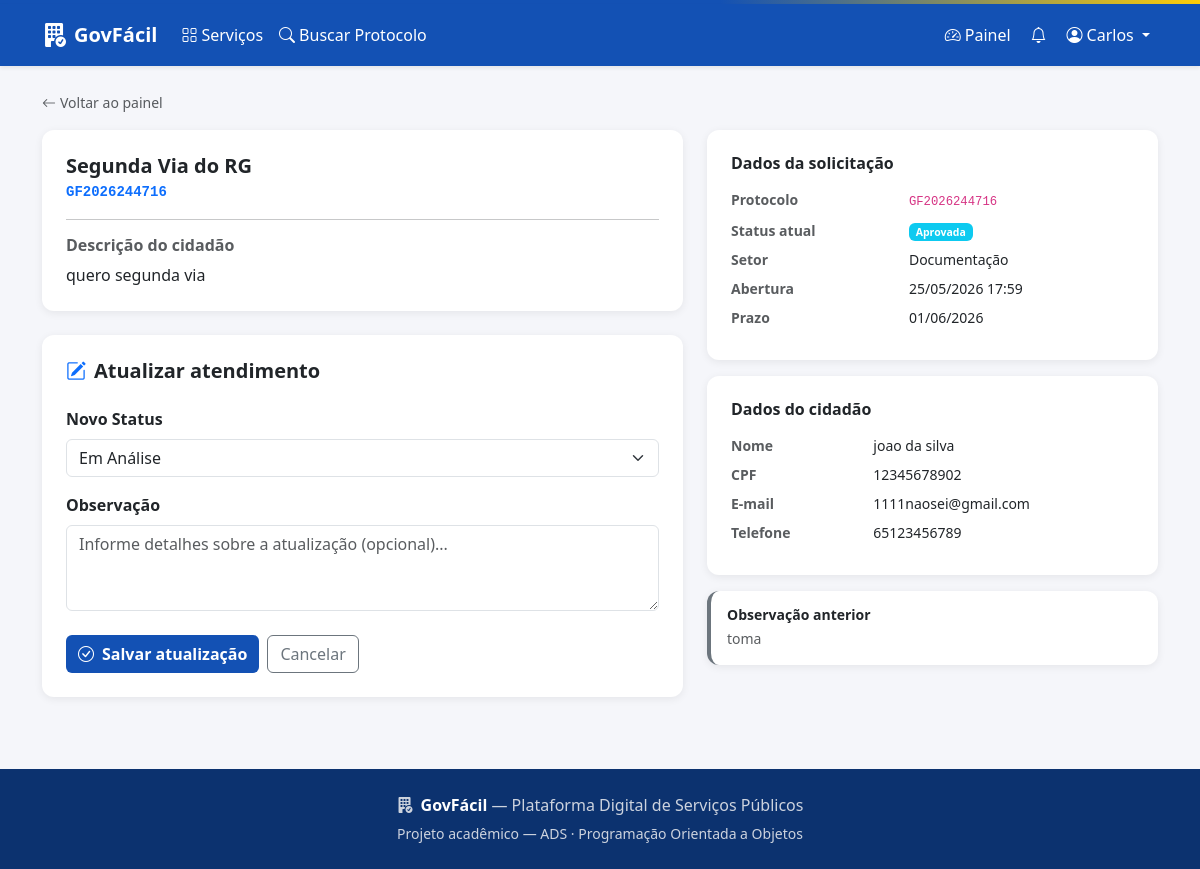
Page /solicitacoes/gerenciar/GF2026244716/ (signed in) on the committed database.
### accounts/models.py (models this page shows, shortened)
class Usuario(AbstractUser):
    TIPO_CIDADAO = 'cidadao'
    TIPO_SERVIDOR = 'servidor'
    TIPO_CHOICES = [
        (TIPO_CIDADAO, 'Cidadão'),
        (TIPO_SERVIDOR, 'Servidor Público'),
    ]
    tipo = models.CharField(max_length=20, choices=TIPO_CHOICES, default=TIPO_CIDADAO)
    _telefone = models.CharField(max_length=20, blank=True, db_column='telefone')
    data_cadastro = models.DateTimeField(auto_now_add=True)
    @property
    def telefone(self):
        return self._telefone
    @telefone.setter
    def telefone(self, valor):
        if valor and not all(c.isdigit() or c in '() -+' for c in valor):
            raise ValueError('Telefone inválido.')
        self._telefone = valor or ''
    class Meta:
        verbose_name = 'Usuário'
        verbose_name_plural = 'Usuários'

### solicitacoes/models.py (models this page shows, shortened)
class Solicitacao(models.Model):
    STATUS_ABERTA = 'aberta'
    STATUS_EM_ANALISE = 'em_analise'
    STATUS_APROVADA = 'aprovada'
    STATUS_EM_ANDAMENTO = 'em_andamento'
    STATUS_CONCLUIDA = 'concluida'
    STATUS_REJEITADA = 'rejeitada'
    STATUS_CHOICES = [
        (STATUS_ABERTA, 'Aberta'),
        (STATUS_EM_ANALISE, 'Em Análise'),
        (STATUS_APROVADA, 'Aprovada'),
        (STATUS_EM_ANDAMENTO, 'Em Andamento'),
        (STATUS_CONCLUIDA, 'Concluída'),
        (STATUS_REJEITADA, 'Rejeitada'),
    ]
    STATUS_COR = {
        STATUS_ABERTA: 'primary',
        STATUS_EM_ANALISE: 'warning',
        STATUS_APROVADA: 'info',
        STATUS_EM_ANDAMENTO: 'secondary',
        STATUS_CONCLUIDA: 'success',
        STATUS_REJEITADA: 'danger',
    }
    STATUS_ICONE = {
        STATUS_ABERTA: 'bi-folder2-open',
        STATUS_EM_ANALISE: 'bi-hourglass-split',
        STATUS_APROVADA: 'bi-check-circle',
        STATUS_EM_ANDAMENTO: 'bi-arrow-repeat',
        STATUS_CONCLUIDA: 'bi-check-circle-fill',
        STATUS_REJEITADA: 'bi-x-circle-fill',
    }
    protocolo = models.CharField(max_length=20, unique=True, blank=True)
    cidadao = models.ForeignKey(
        'accounts.Cidadao', on_delete=models.CASCADE, related_name='solicitacoes'
    )
    servico = models.ForeignKey(
        'servicos.Servico', on_delete=models.CASCADE, related_name='solicitacoes'
    )
    descricao = models.TextField()
    status = models.CharField(max_length=20, choices=STATUS_CHOICES, default=STATUS_ABERTA)
    setor_responsavel = models.CharField(max_length=100, blank=True)
    servidor_responsavel = models.ForeignKey(
        'accounts.Servidor',
        on_delete=models.SET_NULL,
        null=True, blank=True,
        related_name='atendimentos',
    )
    observacao = models.TextField(blank=True)
    data_abertura = models.DateTimeField(auto_now_add=True)
    data_atualizacao = models.DateTimeField(auto_now=True)
    data_prazo = models.DateTimeField(null=True, blank=True)
    class Meta:
        verbose_name = 'Solicitação'
        verbose_name_plural = 'Solicitações'
        ordering = ['-data_abertura']
    def get_status_cor(self):
        return self.STATUS_COR.get(self.status, 'secondary')

### servicos/models.py (models this page shows, shortened)
class Servico(models.Model):
    CATEGORIA_EMISSAO = 'emissao'
    CATEGORIA_AGENDAMENTO = 'agendamento'
    CATEGORIA_PROTOCOLO = 'protocolo'
    CATEGORIA_SEGUNDA_VIA = 'segunda_via'
    CATEGORIA_CHOICES = [
        (CATEGORIA_EMISSAO, 'Emissão de Documento'),
        (CATEGORIA_AGENDAMENTO, 'Agendamento'),
        (CATEGORIA_PROTOCOLO, 'Protocolo'),
        (CATEGORIA_SEGUNDA_VIA, 'Segunda Via'),
    ]
    CATEGORIA_ICONE = {
        CATEGORIA_EMISSAO: 'bi-file-earmark-text',
        CATEGORIA_AGENDAMENTO: 'bi-calendar-check',
        CATEGORIA_PROTOCOLO: 'bi-journal-text',
        CATEGORIA_SEGUNDA_VIA: 'bi-files',
    }
    CATEGORIA_COR = {
        CATEGORIA_EMISSAO: 'primary',
        CATEGORIA_AGENDAMENTO: 'success',
        CATEGORIA_PROTOCOLO: 'warning',
        CATEGORIA_SEGUNDA_VIA: 'info',
    }
    nome = models.CharField(max_length=200)
    descricao = models.TextField()
    categoria = models.CharField(max_length=20, choices=CATEGORIA_CHOICES)
    prazo_dias = models.IntegerField(default=5)
    setor_responsavel = models.CharField(max_length=100, default='Atendimento Geral')
    ativo = models.BooleanField(default=True)
    class Meta:
        verbose_name = 'Serviço'
        verbose_name_plural = 'Serviços'
        ordering = ['categoria', 'nome']

### solicitacoes/views.py (the view)
# urls.py: path('gerenciar/<str:protocolo>/', views.gerenciar_solicitacao_view, name='gerenciar'),
@login_required
def gerenciar_solicitacao_view(request, protocolo):
    try:
        servidor = request.user.servidor
    except Exception:
        messages.error(request, 'Acesso restrito a servidores.')
        return redirect('core:home')
    solicitacao = get_object_or_404(Solicitacao, protocolo=protocolo)
    form = AtualizarStatusForm(request.POST or None)
    if request.method == 'POST' and form.is_valid():
        novo_status = form.cleaned_data['status']
        observacao = form.cleaned_data.get('observacao', '')
        servidor.atualizar_atendimento(solicitacao, novo_status, observacao)
        messages.success(request, f'Status atualizado para "{solicitacao.get_status_display()}".')
        return redirect('solicitacoes:painel_servidor')
    return render(request, 'solicitacoes/gerenciar.html', {
        'solicitacao': solicitacao,
        'form': form,
        'servidor': servidor,
    })

### solicitacoes/forms.py
class AtualizarStatusForm(forms.Form):
    STATUS_CHOICES = [
        ('em_analise', 'Em Análise'),
        ('aprovada', 'Aprovada'),
        ('em_andamento', 'Em Andamento'),
        ('concluida', 'Concluída'),
        ('rejeitada', 'Rejeitada'),
    ]
    status = forms.ChoiceField(
        choices=STATUS_CHOICES,
        label='Novo Status',
        widget=forms.Select(attrs={'class': 'form-select'}),
    )
    observacao = forms.CharField(
        label='Observação',
        required=False,
        widget=forms.Textarea(attrs={
            'class': 'form-control',
            'rows': 3,
            'placeholder': 'Informe detalhes sobre a atualização (opcional)...',
        }),
    )

### accounts/models.py (called while the page is built)
    @property
    def cpf(self):
        return self._cpf

### templates/solicitacoes/gerenciar.html (shortened to what this page needs)
{% extends 'base.html' %}
{% block content %}
<div class="mb-3">
  <a href="{% url 'solicitacoes:painel_servidor' %}" class="text-decoration-none text-muted small">
    <i class="bi bi-arrow-left me-1"></i>Voltar ao painel
  </a>
</div>
<div class="row g-4">
  <div class="col-lg-7">
    <div class="card p-4 mb-4">
      <h5 class="fw-bold mb-1">{{ solicitacao.servico.nome }}</h5>
      <code class="text-primary fw-bold">{{ solicitacao.protocolo }}</code>
      <hr>
      <h6 class="fw-semibold text-muted mb-2">Descrição do cidadão</h6>
      <p class="mb-0">{{ solicitacao.descricao }}</p>
    </div>
    <div class="card p-4">
      <h5 class="fw-bold mb-4"><i class="bi bi-pencil-square text-primary me-2"></i>Atualizar atendimento</h5>
      <form method="post">
        <div class="mb-3">
          <label class="form-label fw-semibold">{{ form.status.label }}</label>
          {{ form.status }}
        </div>
        <div class="mb-4">
          <label class="form-label fw-semibold">{{ form.observacao.label }}</label>
          {{ form.observacao }}
        </div>
        <div class="d-flex gap-2">
          <button type="submit" class="btn btn-gov fw-semibold">
            <i class="bi bi-check-circle me-2"></i>Salvar atualização
          </button>
          <a href="{% url 'solicitacoes:painel_servidor' %}" class="btn btn-outline-secondary">Cancelar</a>
        </div>
      </form>
    </div>
  </div>
  <div class="col-lg-5">
    <div class="card p-4 mb-3">
      <h6 class="fw-bold mb-3">Dados da solicitação</h6>
      <dl class="row small mb-0">
        <dt class="col-5 text-muted">Protocolo</dt>
        <dd class="col-7"><code>{{ solicitacao.protocolo }}</code></dd>
        <dt class="col-5 text-muted">Status atual</dt>
        <dd class="col-7">
          <span class="badge bg-{{ solicitacao.get_status_cor }}">{{ solicitacao.get_status_display }}</span>
        </dd>
        <dt class="col-5 text-muted">Setor</dt>
        <dd class="col-7">{{ solicitacao.setor_responsavel }}</dd>
        <dt class="col-5 text-muted">Abertura</dt>
        <dd class="col-7">{{ solicitacao.data_abertura|date:"d/m/Y H:i" }}</dd>
        {% if solicitacao.data_prazo %}
        <dt class="col-5 text-muted">Prazo</dt>
        <dd class="col-7">{{ solicitacao.data_prazo|date:"d/m/Y" }}</dd>
        {% endif %}
      </dl>
    </div>
    <div class="card p-4">
      <h6 class="fw-bold mb-3">Dados do cidadão</h6>
      <dl class="row small mb-0">
        <dt class="col-4 text-muted">Nome</dt>
        <dd class="col-8">{{ solicitacao.cidadao.get_full_name }}</dd>
        <dt class="col-4 text-muted">CPF</dt>
        <dd class="col-8">{{ solicitacao.cidadao.cpf }}</dd>
        <dt class="col-4 text-muted">E-mail</dt>
        <dd class="col-8">{{ solicitacao.cidadao.email }}</dd>
        {% if solicitacao.cidadao.telefone %}
        <dt class="col-4 text-muted">Telefone</dt>
        <dd class="col-8">{{ solicitacao.cidadao.telefone }}</dd>
        {% endif %}
      </dl>
    </div>
    {% if solicitacao.observacao %}
    <div class="card p-3 mt-3 border-start border-4 border-secondary">
      <h6 class="fw-semibold small mb-1">Observação anterior</h6>
      <p class="small mb-0 text-muted">{{ solicitacao.observacao }}</p>
    </div>
    {% endif %}
  </div>
</div>
{% endblock %}

### templates/base.html (shortened to what this page needs)
<!DOCTYPE html>
<html lang="pt-br">
<head>
  <link rel="stylesheet" href="https://cdn.jsdelivr.net/npm/bootstrap@5.3.3/dist/css/bootstrap.min.css">
  <link rel="stylesheet" href="https://cdn.jsdelivr.net/npm/bootstrap-icons@1.11.3/font/bootstrap-icons.min.css">
</head>
<body>
<nav class="navbar navbar-expand-lg navbar-gov shadow-sm">
  <div class="container">
    <a class="navbar-brand fw-bold d-flex align-items-center gap-2" href="{% url 'core:home' %}">
      <i class="bi bi-building-fill-check fs-4"></i>
      <span>GovFácil</span>
    </a>
    <div class="collapse navbar-collapse" id="navMain">
      <ul class="navbar-nav me-auto">
        <li class="nav-item">
          <a class="nav-link" href="{% url 'servicos:lista' %}"><i class="bi bi-grid me-1"></i>Serviços</a>
        </li>
        <li class="nav-item">
          <a class="nav-link" href="{% url 'solicitacoes:buscar' %}"><i class="bi bi-search me-1"></i>Buscar Protocolo</a>
        </li>
      </ul>
      <ul class="navbar-nav ms-auto align-items-center gap-1">
        {% if user.is_authenticated %}
          {% if user.tipo == 'cidadao' %}
            <li class="nav-item">
              <a class="nav-link" href="{% url 'solicitacoes:nova' %}"><i class="bi bi-plus-circle me-1"></i>Nova Solicitação</a>
            </li>
            <li class="nav-item">
              <a class="nav-link" href="{% url 'solicitacoes:minhas' %}"><i class="bi bi-list-check me-1"></i>Minhas Solicitações</a>
            </li>
          {% else %}
            <li class="nav-item">
              <a class="nav-link" href="{% url 'solicitacoes:painel_servidor' %}"><i class="bi bi-speedometer2 me-1"></i>Painel</a>
            </li>
          {% endif %}
          <li class="nav-item position-relative">
            <a class="nav-link" href="{% url 'notificacoes:lista' %}">
              <i class="bi bi-bell"></i>
            </a>
          </li>
          <li class="nav-item dropdown">
            <a class="nav-link dropdown-toggle" href="#" data-bs-toggle="dropdown">
              <i class="bi bi-person-circle me-1"></i>{{ user.first_name|default:user.username }}
            </a>
          </li>
        {% else %}
          <li class="nav-item"><a class="nav-link" href="{% url 'accounts:login' %}"><i class="bi bi-box-arrow-in-right me-1"></i>Entrar</a></li>
          <li class="nav-item"><a class="btn btn-warning btn-sm ms-2 fw-semibold" href="{% url 'accounts:cadastro_cidadao' %}">Cadastre-se</a></li>
        {% endif %}
      </ul>
    </div>
  </div>
</nav>
<main class="py-4">
  <div class="container">
    {% block content %}{% endblock %}
  </div>
</main>
<footer class="py-4 mt-5">
  <div class="container text-center">
    <p class="mb-1"><i class="bi bi-building-fill-check me-2"></i><strong class="text-white">GovFácil</strong> — Plataforma Digital de Serviços Públicos</p>
    <small>Projeto acadêmico — ADS · Programação Orientada a Objetos</small>
  </div>
</footer>
</body>
</html>

### templates/base.html (style rules this page uses)
:root { --gov-blue: #1351b4; --gov-blue-dark: #0c326f; --gov-yellow: #ffcd07; }
body { background-color: #f5f6fa; font-family: 'Segoe UI', sans-serif; }
.navbar-gov { background-color: var(--gov-blue); }
.navbar-gov .navbar-brand, .navbar-gov .nav-link { color: #fff !important; }
.card { border: none; box-shadow: 0 2px 8px rgba(0,0,0,.07); border-radius: 12px; }
.btn-gov { background-color: var(--gov-blue); color: #fff; border: none; }
footer { background-color: var(--gov-blue-dark); color: #cdd3de; }

### rows in the picture
Usuario: first_name "Carlos"
Solicitacao: servico.nome "Segunda Via do RG", protocolo "GF2026244716", descricao "quero segunda via", status "Aprovada", setor_responsavel "Documentação", data_abertura "25/05/2026 17:59", data_prazo "01/06/2026", cidadao.get_full_name "joao da silva", cidadao.cpf "12345678902", cidadao.email "1111naosei@gmail.com", cidadao.telefone "65123456789", observacao "toma"
